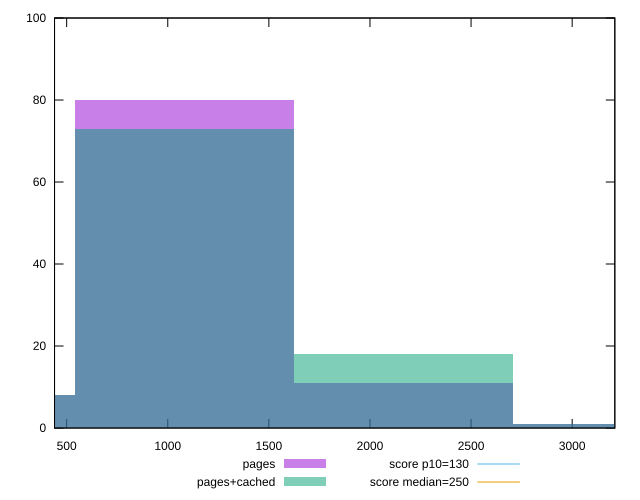

This figure's gnuplot source:
reset

$pages <<EOF
1082.7653146461266 80
0 8
2165.5306292922533 11
3248.29594393838 1
EOF

$pagesCached <<EOF
1082.7653146461266 73
0 8
2165.5306292922533 18
3248.29594393838 1
EOF

set key outside below
set boxwidth 1082.7653146461266
set xrange [440:3211.0000000000055]
set yrange [0:100]
set trange [0:100]
set style fill transparent solid 0.5 noborder

set parametric
set terminal svg size 640, 500 enhanced background rgb 'white'
set output "report_00013_2021-02-09T12-04-24.940Z/max-potential-fid/comparison/histogram/0_vs_1.svg"

plot $pages title "pages" with boxes, \
     $pagesCached title "pages+cached" with boxes, \
     130,t title "score p10=130", \
     250,t title "score median=250"

reset
